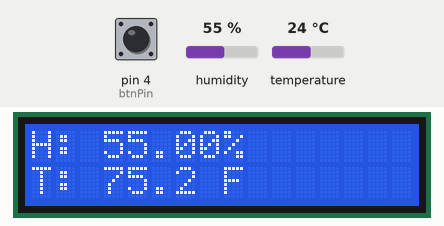
This sketch was run on a simulated Arduino Uno, built with avr-gcc and run on an emulated ATmega328P. Parts: 16×2 character LCD. Inputs (shaded band) come from the test bench; at power-on: temperature 24 °C, pin 4 (btnPin) HIGH, humidity 55 %.

Above: at 1.7 s.
1.8 s: temperature set to 12 °C
At 4.0 s:
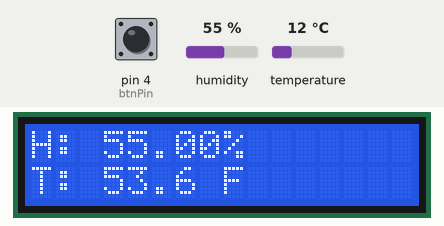
7.8 s: pin 4 (btnPin) pulled LOW for 0.15 s
At 8.2 s:
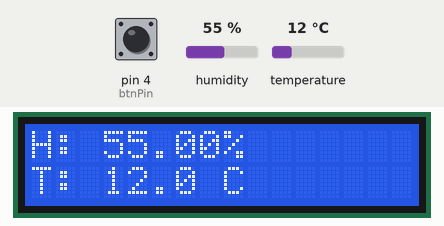
14.0 s: pin 4 (btnPin) pulled LOW for 3.2 s
At 15.3 s:
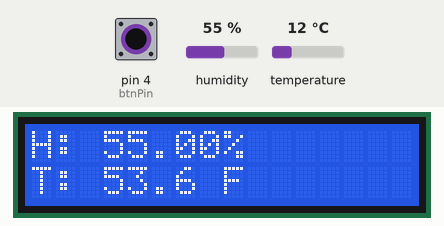
23.2 s: humidity set to 22 %
At 25.3 s:
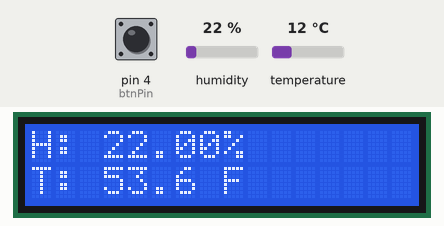
29.2 s: humidity set to 40 %
At 31.5 s:
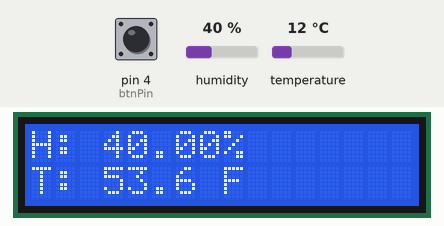
35.2 s: temperature set to 19 °C
At 37.8 s:
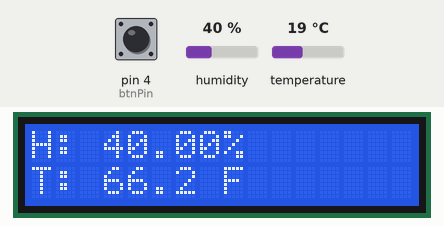
Timing chart, 0 to 39.3 s (numbered marks = the images above; inputs shaded):
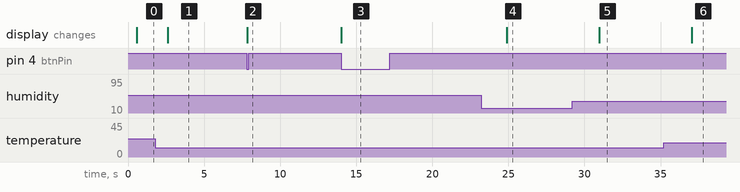

Measured:
- after the input at 1.8 s, the display: changes after 0.82 s (image 1)
- after the input at 7.8 s, the display: changes at once (image 2)
- after the input at 14.0 s, the display: changes at once (image 3)
- after the input at 23.2 s, the display: changes after 1.7 s (image 4)
- after the input at 29.2 s, the display: changes after 1.8 s (image 5)
- after the input at 35.2 s, the display: changes after 1.9 s (image 6)

The sketch:

arduino_tutorial_50_hw.ino
```cpp
/*
 * Tutorial 50 How to Connect and Use the DHT11 Temperature and Humidity Sensor
 * https://youtu.be/-AvF2TsB2GI
 */
#include <DHT.h>
#include <LiquidCrystal.h>

#define Type DHT11

const int baudRate = 9600;
const int dt = 500; // delaytime

//Button
const int btnPin = 4;
bool btnCurrentValue;
bool btnPrevValue;
// LCD
const int columns = 16;
const int rows = 2;
const int rs = 8;
const int en = 7;
const int d4 = 12;
const int d5 = 11;
const int d6 = 10;
const int d7 = 9;
LiquidCrystal lcd(rs, en, d4, d5, d6, d7);
// Temp sensor
const int sensePin = 2;
DHT HT(sensePin, Type);
float humidity;
float temp;
char tempPrec[3];
float humidityOld;
float tempOld;
bool unit = true; // Use Celsius (0) or Fahrenheit (1)
bool unitOld = false;

void setup() {
  // put your setup code here, to run once:
  Serial.begin(baudRate);
  HT.begin();
  lcd.begin(columns, rows);
  pinMode(btnPin, INPUT);
  digitalWrite(btnPin, HIGH);
  delay(dt);
}

void loop() {
  // put your main code here, to run repeatedly:
  humidity = HT.readHumidity();
  temp = HT.readTemperature(unit);

  if (humidity != humidityOld || temp != tempOld || unit == unitOld) {
    lcd.clear();
    lcd.setCursor(0,0);
    lcd.print("H: ");
    lcd.print(humidity);
    lcd.print("%");

    lcd.setCursor(0,1);
    lcd.print("T: ");

    dtostrf(temp, 4, 1, tempPrec); // Convert temp to 1 decimal precision
    lcd.print(tempPrec);

    if (!unit) {
     lcd.print(" C");
    } else {
      lcd.print(" F");
    }

    tempOld = temp;
    humidityOld = humidity;
  }

  btnCurrentValue = digitalRead(btnPin);
  if (btnCurrentValue == 0 && btnPrevValue == 1) {
    unitOld = unit;
    unit = !unit;
  }
  btnPrevValue = btnCurrentValue;
}
```
